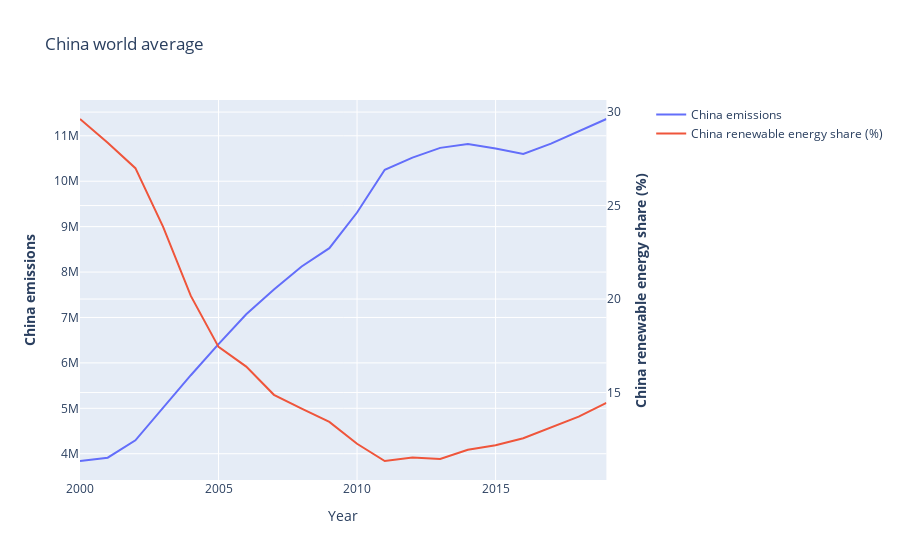

Here is the notebook cell this chart was saved with:
### Markdown cell above
China seems to have the most electricity gained from fossil fuels in figure 4. The 10 countries shown in the graph above also score high on CO2 emissions in figure 2. Fossil fuels are not a sustainable source to obtain electricity, as it adds to the CO2 emissions (Zheng e.a. 2019). Since these countries do not gain their electricity mostly from renewables but from fossil fuels, the data aligns with our first perspective of renewable sources reducing emissions while other sources could have a bad impact on the emissions instead.

However, China, US, India, Japan and Germany do show to have gotten about a 25% from total electricity gained from renewables and yet they have a lot of emissions. As mentioned before, for China we can even see that although a large amount of electricity was gained through renewable sources, the emissions 2000-2020 only kept increasing in figure 2. This supports our second perspective of sustainable energy not having a big positive impact on lowering the emissions.

### Code cell
df = pd.read_parquet("../graphs/small_merge.parquet")
china_data = df[(df['Element'] == "Emissions (CO2)") & (df['Item'] == "All sectors without LULUCF") & (df['Area'] == "China")].drop(columns=[
    'Item', 'Element']).dropna()
china_means = pd.concat([china_data['Renewable energy share in the total final energy consumption (%)'].groupby(china_data['Year']).mean(), china_data['Emission'].groupby(china_data['Year']).sum()], axis=1)

import plotly.graph_objects as go
from plotly.subplots import make_subplots

# Create figure with secondary y-axis
fig = make_subplots(specs=[[{"secondary_y": True}]])

# Add traces
fig.add_trace(
    go.Scatter(x=china_means.index, y=china_means['Emission'], name="China emissions"),
    secondary_y=False,
)

fig.add_trace(
    go.Scatter(x=china_means.index, y=china_means['Renewable energy share in the total final energy consumption (%)'], name="China renewable energy share (%)"),
    secondary_y=True,
)

# Add figure title
fig.update_layout(
    title_text="China world average"
)

# Set x-axis title
fig.update_xaxes(title_text="Year")

# Set y-axes titles
fig.update_yaxes(title_text="<b>China emissions</b>", secondary_y=False)
fig.update_yaxes(title_text="<b>China renewable energy share (%)</b>", secondary_y=True)
fig.show()

### Figure 1 — Plotly figure (JSON) as saved in the notebook; plotly's stock layout.template omitted (floating-point values rounded to 4 significant figures)
{"data": [{"name": "China emissions", "type": "scatter", "x": [2000, 2001, 2002, 2003, 2004, 2005, 2006, 2007, 2008, 2009, 2010, 2011, 2012, 2013, 2014, 2015, 2016, 2017, 2018, 2019], "xaxis": "x", "y": [3840000.0, 3913000.0, 4295000.0, 5022000.0, 5729000.0, 6413000.0, 7069000.0, 7616000.0, 8123000.0, 8527000.0, 9312000.0, 10250000.0, 10520000.0, 10730000.0, 10820000.0, 10720000.0, 10600000.0, 10830000.0, 11100000.0, 11370000.0], "yaxis": "y"}, {"name": "China renewable energy share (%)", "type": "scatter", "x": [2000, 2001, 2002, 2003, 2004, 2005, 2006, 2007, 2008, 2009, 2010, 2011, 2012, 2013, 2014, 2015, 2016, 2017, 2018, 2019], "xaxis": "x", "y": [29.63, 28.36, 27, 23.86, 20.17, 17.44, 16.39, 14.88, 14.14, 13.43, 12.26, 11.34, 11.53, 11.45, 11.94, 12.18, 12.56, 13.13, 13.71, 14.45], "yaxis": "y2"}], "layout": {"title": {"text": "China world average"}, "xaxis": {"anchor": "y", "domain": [0, 0.94], "title": {"text": "Year"}}, "yaxis": {"anchor": "x", "domain": [0, 1], "title": {"text": "<b>China emissions</b>"}}, "yaxis2": {"anchor": "x", "overlaying": "y", "side": "right", "title": {"text": "<b>China renewable energy share (%)</b>"}}}}
